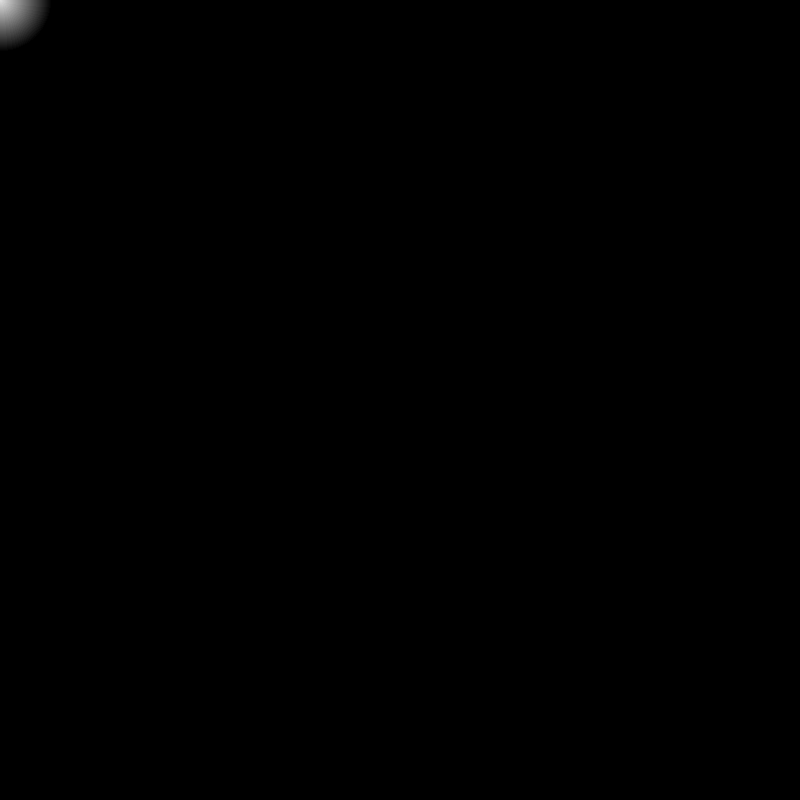
Frame 1 (no input)
Frame 60 (the mouse pressed at the canvas centre just before this capture): identical to frame 1, image omitted
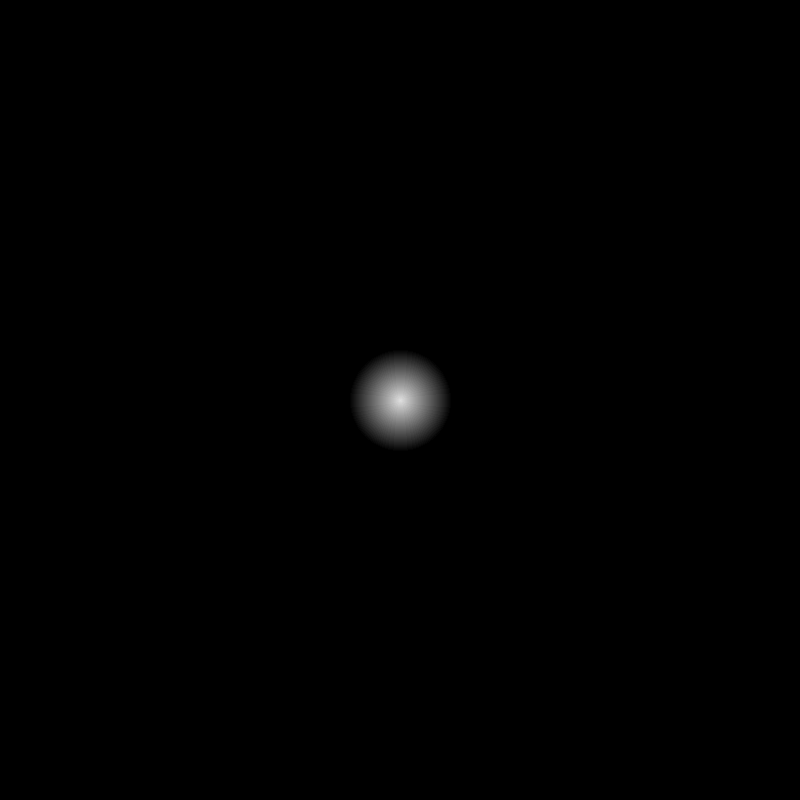
Frame 120 (the mouse held since frame 60 and released just before this capture)

The Processing sketch that drew these frames (run headless with seeded random() and noise(); from frame 60 on, the mouse is pressed at the canvas centre):

// Processing sketch: faded_circle
// ── faded_circle.pde
void setup()
{
  size(800, 800);
  frameRate(60);
}

void draw()
{
  //clear bg
  background(0);
  strokeWeight(0);
  //circle vars
  int size_min = -123;
  int size_max = -1 * size_min;
  //circle draw
  for(int x = size_min; x <= size_max; x++)
  {
    for(int y = size_min; y <= size_max; y++)
    {
      int alpha = calculate_alpha(x, y);
      fill(255, 255, 255, alpha);
      square(mouseX + x, mouseY + y, 1);
    }
  }
}

//function to calculate distance from center of circle
int calculate_alpha(float x, float y)
{
  int falloff_multiplier = 5;
  float power = 2;
  float distance = sqrt(pow(x, power) + pow(y, power));
  return 255 - (falloff_multiplier * round(distance));
}
